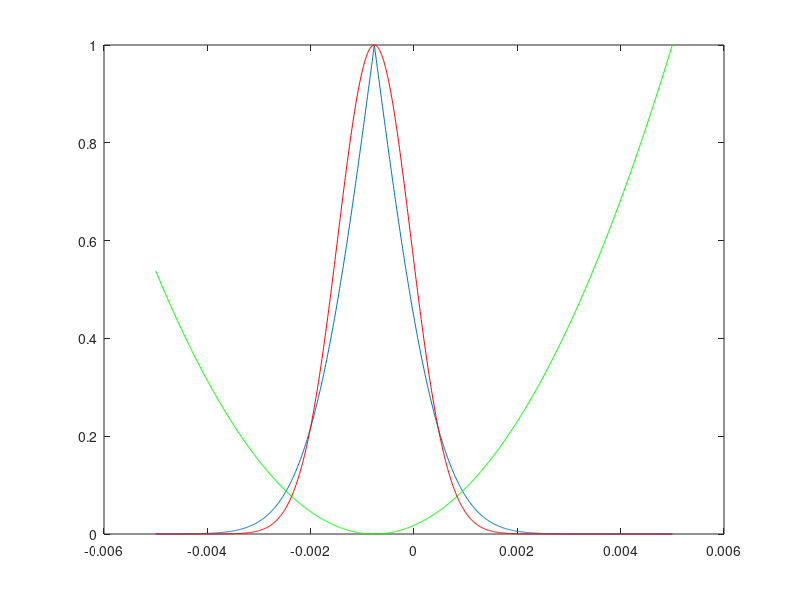

Reproduce this figure in MATLAB.


% Gaussian variate N(0,1)
n = 1e6; 
x = normrnd(0,1,n,1); 

% Sampled parameter space
s = 1/sqrt(n); 
m = [-5:.01:5]*s; 
P = zeros(size(m)); 
T = zeros(size(m)); 

% Test stat: t(x,m) = [mean(x) - m]^2
% Critical region: t >= t_obs
% t(x,m)= chi^2/n
for i = 1:length(m), 
	
	T(i) = (mean(x) - m(i))^2;
	P(i) = 1 - chi2cdf( n*T(i), 1 ); 
	
end,

% Display 
clf,
plot( m, P ); 
hold,
plot( m, T/max(T), 'g' ); 
plot( m, exp(- n * (m-mean(x)).^2 ) , 'r'); 
